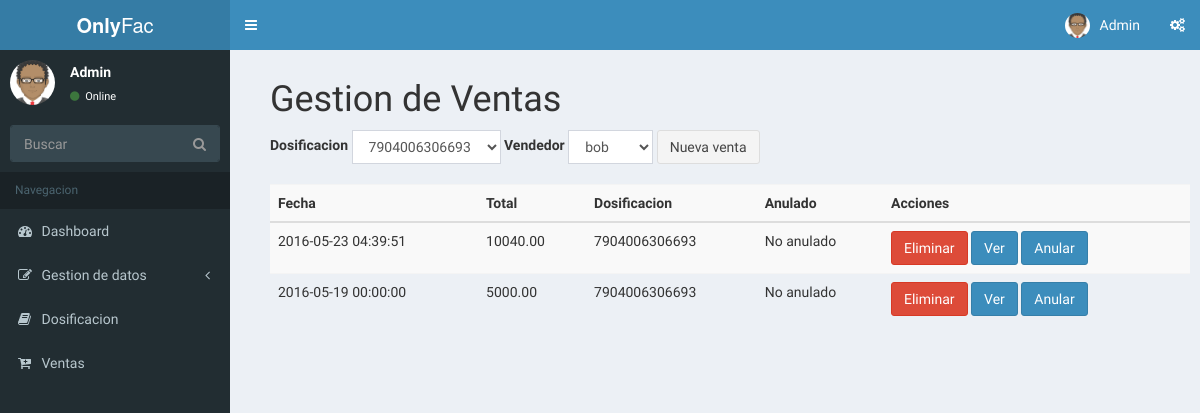
Screenshot of /index.php/venta with the database file from the repository.
### tables this page shows
CREATE TABLE `venta` (
  `idVenta` int(11) NOT NULL AUTO_INCREMENT,
  `fecha` datetime DEFAULT NULL,
  `total` decimal(18,2) DEFAULT NULL,
  `Usuario_idUsuario` int(11) NOT NULL,
  `dosificacion_id` int(11) NOT NULL,
  `anulado` int(11) DEFAULT NULL,
  `nroFactura` int(11) DEFAULT NULL,
  PRIMARY KEY (`idVenta`),
  KEY `fk_Venta_Usuario1_idx` (`Usuario_idUsuario`),
  KEY `fk_venta_dosificacion1_idx` (`dosificacion_id`),
  CONSTRAINT `fk_Venta_Usuario1` FOREIGN KEY (`Usuario_idUsuario`) REFERENCES `usuario` (`idUsuario`) ON DELETE NO ACTION ON UPDATE NO ACTION,
  CONSTRAINT `fk_venta_dosificacion1` FOREIGN KEY (`dosificacion_id`) REFERENCES `dosificacion` (`id`) ON DELETE NO ACTION ON UPDATE NO ACTION
);

CREATE TABLE `dosificacion` (
  `id` int(11) NOT NULL,
  `nroautorizacion` varchar(45) NOT NULL,
  `fechalimite` date NOT NULL,
  `llavedosificacion` varchar(200) NOT NULL,
  PRIMARY KEY (`id`)
);

### application/controllers/venta.php (called while the page is built, shortened)
<?php
class Venta extends CI_Controller {
	public function __construct(){
        $this->load->helper('url');
        $this->load->helper('form');
        $this->load->helper('date');
        $this->load->helper('security');
        $this->load->library('form_validation');
        $this->load->library('session');
        $this->load->model('Model_Venta');
    }
	public function index()
	{
        $data['content'] = "venta/index";
        $data['select'] = $this->Model_Venta->select();
        $data['selectcat'] = $this->Model_Venta->selectcat();
        $data['selectven'] = $this->Model_Venta->selectven();
        $this->load->view("template", $data);
	}
}

### index.php (called while the page is built, shortened)
<?php
require_once BASEPATH.'core/CodeIgniter.php';

### application/models/model_venta.php (called while the page is built, shortened)
<?php
Class Model_Venta extends CI_Model {
    public function select()
    {
        $query = $this->db->query("SELECT * FROM venta p inner join dosificacion c on p.dosificacion_id = c.id ORDER BY p.nroFactura DESC");
        return $query->result();
    }
    public function selectcat(){
        $this->db->select('*');
        $this->db->from('dosificacion');
        $query = $this->db->get();
        return $query->result();
    }
    public function selectven(){
        $this->db->select('*');
        $this->db->from('usuario');
        $query = $this->db->get();
        return $query->result();
    }
}

### application/views/venta/index.php (the view)
<h1>Gestion de Ventas</h1>
<?php if(isset($dataedit)) {echo form_open('venta/update'."/".$dataedit[0]->idProducto, 'class="form-inline"');} else { echo form_open('venta/insert', 'class="form-inline"');} ?>
  <div class="form-group">
    <label for="exampleInputName2">Dosificacion</label>
    <select name = "ventados" class="form-control">
        <?php
            foreach ($selectcat as $value) { ?>
                <?php if($value->id == $dataedit[0]->Dosificacion_id) { ?>
                <option selected value="<?php echo $value->id ?>"><?php echo $value->nroautorizacion ?></option>
            <?php
            }
            else { ?>
                <option  value="<?php echo $value->id ?>"><?php echo $value->nroautorizacion ?></option>
               <?php
            }
            }
        ?>
    </select>
  </div>
  <div class="form-group">
    <label for="exampleInputName2">Vendedor</label>
    <select name = "vendedor" class="form-control">
        <?php
            foreach ($selectven as $value) { ?>
                <?php if($value->idUsuario == $dataedit[0]->Usuario_idUsuario) { ?>
                <option selected value="<?php echo $value->idUsuario ?>"><?php echo $value->username ?></option>
            <?php
            }
            else { ?>
                <option  value="<?php echo $value->idUsuario ?>"><?php echo $value->username ?></option>
               <?php
            }
            }
        ?>
    </select>
  </div>
  <button type="submit" class="btn btn-default">
      Nueva venta
  </button>
<?php echo form_close(); ?>
<table class="table table-striped" style = "margin: 20px 0px;">
    <theader>
        <th>Fecha</th>
        <th>Total</th>
        <th>Dosificacion</th>
        <th>Anulado</th>
        <th>Acciones</th>
    </theader>
    <tbody>
        <?php foreach ($select as $value) { ?>
            <tr>
                <td><?php echo $value->fecha; ?></td>
                <td><?php echo $value->total; ?></td>
                <td><?php echo $value->nroautorizacion; ?></td>
                <td><?php if ($value->anulado == 0 ) { echo "No anulado"; } else { echo "Anulado"; } ?></td>
                <td>
                    <a href="<?php echo base_url('index.php/venta/delete')."/".$value->idVenta; ?>" type="button" class="btn btn-danger">Eliminar</a>
                    <a href="<?php echo base_url('index.php/venta/detalle')."/".$value->idVenta; ?>" type="button" class="btn btn-primary">Ver</a>
                    <a href="<?php if ($value->anulado == 0 ){echo base_url('index.php/venta/anular')."/".$value->idVenta;} else {echo base_url('index.php/venta/noanular')."/".$value->idVenta;} ?>" type="button" class="btn btn-primary"><?php if ($value->anulado == 0 ) { echo "Anular"; } else { echo "Revertir"; } ?></a>
                </td>
            </tr>
        <?php } ?>
    </tbody>
</table>

### rows the page displays
venta: fecha "2016-05-23 04:39:51", total "10040.00", dosificacion.nroautorizacion "7904006306693", shows "No anulado", shows "Anular"
venta: fecha "2016-05-19 00:00:00", total "5000.00", dosificacion.nroautorizacion "7904006306693", anulado "No anulado"

### other values shown
form field ventados "7904006306693"
form field vendedor "bob"
